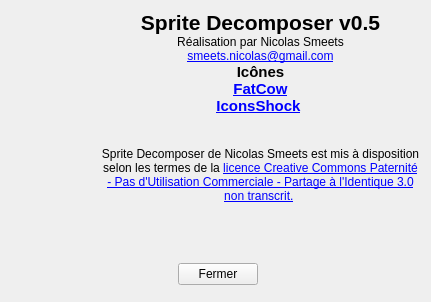
<?xml version="1.0" encoding="UTF-8"?>
<ui version="4.0">
 <class>AboutDialog</class>
 <widget class="QWidget" name="AboutDialog">
  <property name="windowModality">
   <enum>Qt::WindowModal</enum>
  </property>
  <property name="geometry">
   <rect>
    <x>0</x>
    <y>0</y>
    <width>431</width>
    <height>302</height>
   </rect>
  </property>
  <property name="windowTitle">
   <string>À propos de Sprite Decomposer</string>
  </property>
  <property name="autoFillBackground">
   <bool>true</bool>
  </property>
  <property name="locale">
   <locale language="French" country="Belgium"/>
  </property>
  <widget class="QLabel" name="logo">
   <property name="geometry">
    <rect>
     <x>12</x>
     <y>12</y>
     <width>91</width>
     <height>241</height>
    </rect>
   </property>
   <property name="text">
    <string/>
   </property>
   <property name="pixmap">
    <pixmap resource="menu.qrc">:/icons/cut-icon.png</pixmap>
   </property>
   <property name="scaledContents">
    <bool>false</bool>
   </property>
   <property name="alignment">
    <set>Qt::AlignCenter</set>
   </property>
  </widget>
  <widget class="QWidget" name="layoutWidget">
   <property name="geometry">
    <rect>
     <x>100</x>
     <y>10</y>
     <width>321</width>
     <height>231</height>
    </rect>
   </property>
   <layout class="QVBoxLayout" name="verticalLayout">
    <property name="spacing">
     <number>0</number>
    </property>
    <property name="sizeConstraint">
     <enum>QLayout::SetDefaultConstraint</enum>
    </property>
    <property name="leftMargin">
     <number>0</number>
    </property>
    <item>
     <widget class="QLabel" name="title">
      <property name="font">
       <font>
        <pointsize>16</pointsize>
        <weight>75</weight>
        <bold>true</bold>
       </font>
      </property>
      <property name="text">
       <string>Sprite Decomposer v0.5</string>
      </property>
      <property name="alignment">
       <set>Qt::AlignBottom|Qt::AlignHCenter</set>
      </property>
     </widget>
    </item>
    <item>
     <widget class="QLabel" name="author">
      <property name="text">
       <string>Réalisation par Nicolas Smeets</string>
      </property>
      <property name="alignment">
       <set>Qt::AlignBottom|Qt::AlignHCenter</set>
      </property>
     </widget>
    </item>
    <item>
     <widget class="QLabel" name="author_contact">
      <property name="text">
       <string>&lt;a href='mailto:smeets.nicolas@gmail.com'&gt;smeets.nicolas@gmail.com&lt;/a&gt;</string>
      </property>
      <property name="textFormat">
       <enum>Qt::AutoText</enum>
      </property>
      <property name="alignment">
       <set>Qt::AlignHCenter|Qt::AlignTop</set>
      </property>
      <property name="openExternalLinks">
       <bool>true</bool>
      </property>
     </widget>
    </item>
    <item>
     <widget class="QLabel" name="icons">
      <property name="font">
       <font>
        <pointsize>11</pointsize>
       </font>
      </property>
      <property name="text">
       <string>&lt;p align='center'&gt;&lt;b&gt;Icônes&lt;b/&gt;&lt;br /&gt;
&lt;a href='http://www.fatcow.com/free-icons'&gt;FatCow&lt;/a&gt;&lt;br /&gt;
&lt;a href='http://www.iconshock.com'&gt;IconsShock&lt;/a&gt;
&lt;/p&gt;</string>
      </property>
      <property name="textFormat">
       <enum>Qt::AutoText</enum>
      </property>
      <property name="openExternalLinks">
       <bool>true</bool>
      </property>
     </widget>
    </item>
    <item>
     <widget class="QLabel" name="license">
      <property name="text">
       <string>&lt;!DOCTYPE HTML PUBLIC &quot;-//W3C//DTD HTML 4.0//EN&quot; &quot;http://www.w3.org/TR/REC-html40/strict.dtd&quot;&gt;
&lt;html&gt;&lt;head&gt;&lt;meta name=&quot;qrichtext&quot; content=&quot;1&quot; /&gt;&lt;style type=&quot;text/css&quot;&gt;
p, li { white-space: pre-wrap; }
&lt;/style&gt;&lt;/head&gt;&lt;body style=&quot; font-family:'Lucida Grande'; font-size:13pt; font-weight:400; font-style:normal;&quot;&gt;
&lt;p align=&quot;center&quot; style=&quot;-qt-paragraph-type:empty; margin-top:12px; margin-bottom:12px; margin-left:0px; margin-right:0px; -qt-block-indent:0; text-indent:0px;&quot;&gt;&lt;/p&gt;
&lt;p align=&quot;center&quot; style=&quot; margin-top:12px; margin-bottom:12px; margin-left:0px; margin-right:0px; -qt-block-indent:0; text-indent:0px;&quot;&gt;&lt;span style=&quot; font-size:9pt;&quot;&gt;Sprite Decomposer de Nicolas Smeets est mis à disposition selon les termes de la &lt;/span&gt;&lt;a href=&quot;http://creativecommons.org/licenses/by-nc-sa/3.0/&quot;&gt;&lt;span style=&quot; font-size:9pt; text-decoration: underline; color:#0000ff;&quot;&gt;licence Creative Commons Paternité - Pas d'Utilisation Commerciale - Partage à l'Identique 3.0 non transcrit.&lt;/span&gt;&lt;/a&gt;&lt;span style=&quot; font-size:9pt;&quot;&gt; &lt;/span&gt;&lt;/p&gt;
&lt;p align=&quot;center&quot; style=&quot;-qt-paragraph-type:empty; margin-top:12px; margin-bottom:12px; margin-left:0px; margin-right:0px; -qt-block-indent:0; text-indent:0px; font-size:9pt;&quot;&gt;&lt;/p&gt;&lt;/body&gt;&lt;/html&gt;</string>
      </property>
      <property name="textFormat">
       <enum>Qt::RichText</enum>
      </property>
      <property name="scaledContents">
       <bool>false</bool>
      </property>
      <property name="wordWrap">
       <bool>true</bool>
      </property>
      <property name="openExternalLinks">
       <bool>true</bool>
      </property>
     </widget>
    </item>
    <item>
     <widget class="QLabel" name="license_logo">
      <property name="text">
       <string/>
      </property>
      <property name="pixmap">
       <pixmap resource="menu.qrc">:/resources/cc.png</pixmap>
      </property>
      <property name="alignment">
       <set>Qt::AlignCenter</set>
      </property>
     </widget>
    </item>
   </layout>
  </widget>
  <widget class="QWidget" name="layoutWidget1">
   <property name="geometry">
    <rect>
     <x>12</x>
     <y>258</y>
     <width>411</width>
     <height>32</height>
    </rect>
   </property>
   <layout class="QHBoxLayout" name="horizontalLayout">
    <item>
     <spacer name="horizontalSpacer">
      <property name="orientation">
       <enum>Qt::Horizontal</enum>
      </property>
      <property name="sizeHint" stdset="0">
       <size>
        <width>40</width>
        <height>20</height>
       </size>
      </property>
     </spacer>
    </item>
    <item>
     <widget class="QPushButton" name="close">
      <property name="text">
       <string>Fermer</string>
      </property>
     </widget>
    </item>
    <item>
     <spacer name="horizontalSpacer_2">
      <property name="orientation">
       <enum>Qt::Horizontal</enum>
      </property>
      <property name="sizeHint" stdset="0">
       <size>
        <width>40</width>
        <height>20</height>
       </size>
      </property>
     </spacer>
    </item>
   </layout>
  </widget>
 </widget>
 <resources>
  <include location="menu.qrc"/>
 </resources>
 <connections>
  <connection>
   <sender>close</sender>
   <signal>clicked()</signal>
   <receiver>AboutDialog</receiver>
   <slot>close()</slot>
   <hints>
    <hint type="sourcelabel">
     <x>215</x>
     <y>273</y>
    </hint>
    <hint type="destinationlabel">
     <x>215</x>
     <y>150</y>
    </hint>
   </hints>
  </connection>
 </connections>
</ui>
